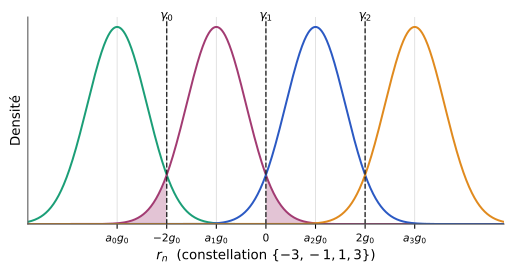

Write the Python code that produced this figure.
"""Figure — Densités conditionnelles et seuils optimaux de la 4-PAM équiprobable (TS227, chapitre 4).
D'après le support [poly, p. 116 à 119], redessinée. Paramètres choisis : g0 = 1, σ = 0,6 ; zones d'erreur hachurées pour a1."""
import matplotlib
matplotlib.use("svg")
import matplotlib.pyplot as plt
import matplotlib.ticker as mticker
import numpy as np
from pathlib import Path

# --- Style commun des figures Bristol (recopié dans chaque script) ---
plt.rcParams.update({
    "font.family": "DejaVu Sans", "mathtext.fontset": "dejavusans", "font.size": 10,
    "axes.grid": True, "grid.color": "#DADADA", "grid.linewidth": 0.6,
    "axes.edgecolor": "#555555", "axes.linewidth": 0.8,
    "axes.spines.top": False, "axes.spines.right": False,
    "lines.linewidth": 1.8, "legend.frameon": False,
    "svg.hashsalt": "bristol",  # rendu SVG reproductible
})
BLEU, VERT, MAGENTA, ORANGE = "#2B59C3", "#1B9E77", "#A23B72", "#E08A1E"
GRIS = "#7E889B"   # éléments ajoutés par rapport à la source (conventions.md § 9)
ENCRE = "#222222"

def virgule(ax, axes="xy"):
    """Virgule décimale et vrai signe moins sur les graduations."""
    f = mticker.FuncFormatter(lambda x, _: f"{x:g}".replace(".", ",").replace("-", "−"))
    if "x" in axes: ax.xaxis.set_major_formatter(f)
    if "y" in axes: ax.yaxis.set_major_formatter(f)

def sauver(fig):
    fig.savefig(Path(__file__).with_suffix(".svg"), bbox_inches="tight", metadata={"Date": None})
# --- Fin du style commun ---
from math import pi
g0, s = 1.0, 0.6
a = [-3, -1, 1, 3]
z = np.linspace(-4.8, 4.8, 1501)
f = lambda m: np.exp(-(z - m)**2 / (2 * s**2)) / np.sqrt(2 * pi * s**2)
fig, ax = plt.subplots(figsize=(6.4, 2.8))
for ai, c in zip(a, (VERT, MAGENTA, BLEU, ORANGE)):
    ax.plot(z, f(ai * g0), color=c, lw=1.5)
m = -g0
ax.fill_between(z, f(m), where=(z <= -2 * g0) | (z >= 0), color=MAGENTA, alpha=0.3, lw=0)
for gm in (-2 * g0, 0, 2 * g0):
    ax.axvline(gm, color=ENCRE, ls="--", lw=1)
for i, gm in enumerate((-2 * g0, 0, 2 * g0)):
    ax.text(gm, 0.98, rf"$\gamma_{i}$", ha="center", va="bottom", fontsize=9, transform=ax.get_xaxis_transform())
ax.set_xticks([x * g0 for x in a] + [-2, 0, 2])
ax.set_xticklabels([r"$a_0 g_0$", r"$a_1 g_0$", r"$a_2 g_0$", r"$a_3 g_0$", r"$-2g_0$", "$0$", r"$2g_0$"], fontsize=8)
ax.set_xlim(-4.8, 4.8); ax.set_ylim(0, None); ax.set_yticks([])
ax.set_xlabel(r"$r_n$  (constellation $\{-3, -1, 1, 3\}$)"); ax.set_ylabel("Densité")
sauver(fig)
